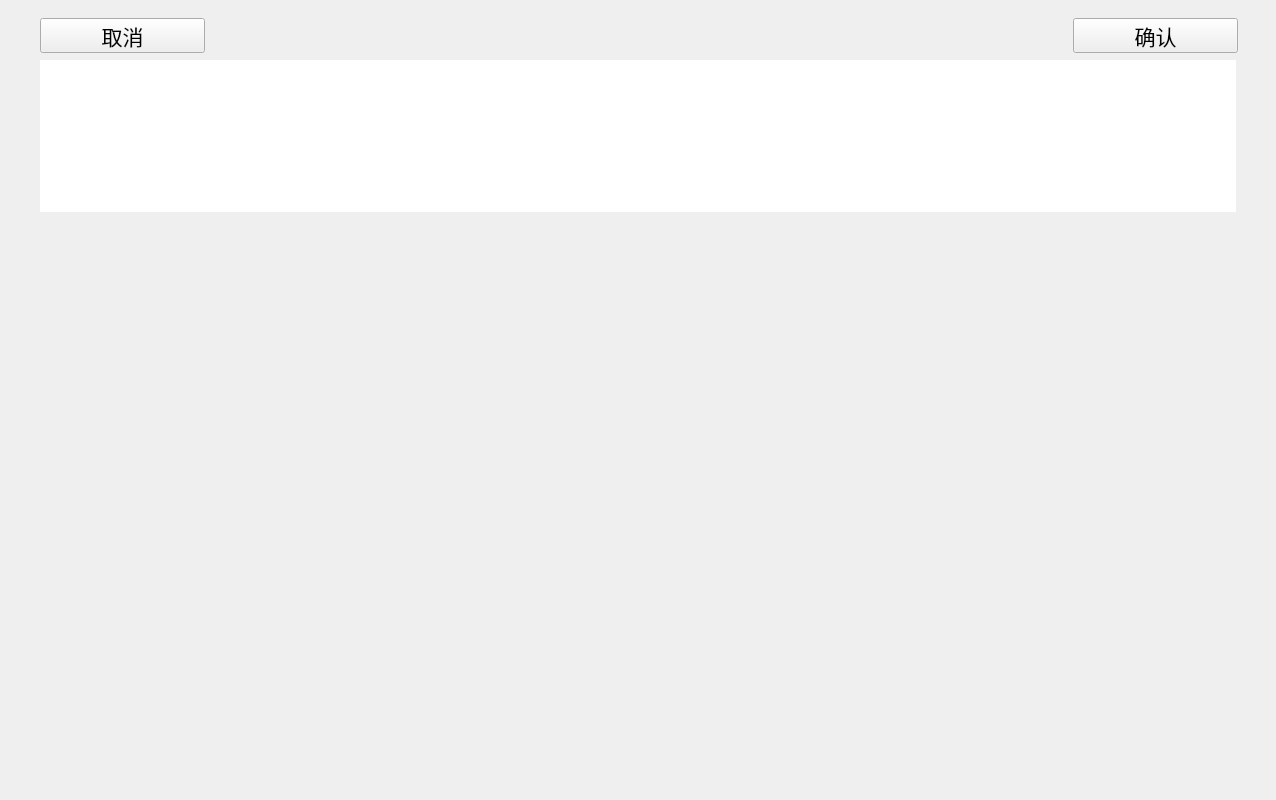
<?xml version="1.0" encoding="UTF-8"?>
<ui version="4.0">
 <class>InputInfoDialog</class>
 <widget class="QDialog" name="InputInfoDialog">
  <property name="enabled">
   <bool>true</bool>
  </property>
  <property name="geometry">
   <rect>
    <x>0</x>
    <y>0</y>
    <width>1276</width>
    <height>800</height>
   </rect>
  </property>
  <property name="sizePolicy">
   <sizepolicy hsizetype="Preferred" vsizetype="Preferred">
    <horstretch>0</horstretch>
    <verstretch>0</verstretch>
   </sizepolicy>
  </property>
  <property name="font">
   <font>
    <family>Ubuntu</family>
    <pointsize>11</pointsize>
    <weight>50</weight>
    <italic>false</italic>
    <bold>false</bold>
   </font>
  </property>
  <property name="windowTitle">
   <string>Dialog</string>
  </property>
  <property name="styleSheet">
   <string notr="true"/>
  </property>
  <widget class="Digitpanel" name="DigitWidget" native="true">
   <property name="geometry">
    <rect>
     <x>0</x>
     <y>230</y>
     <width>1280</width>
     <height>570</height>
    </rect>
   </property>
  </widget>
  <widget class="QFrame" name="frame">
   <property name="geometry">
    <rect>
     <x>0</x>
     <y>0</y>
     <width>1281</width>
     <height>231</height>
    </rect>
   </property>
   <property name="frameShape">
    <enum>QFrame::NoFrame</enum>
   </property>
   <property name="frameShadow">
    <enum>QFrame::Raised</enum>
   </property>
   <widget class="CommonPushButton" name="InputInfoButtonCancel">
    <property name="geometry">
     <rect>
      <x>40</x>
      <y>18</y>
      <width>165</width>
      <height>35</height>
     </rect>
    </property>
    <property name="focusPolicy">
     <enum>Qt::NoFocus</enum>
    </property>
    <property name="layoutDirection">
     <enum>Qt::LeftToRight</enum>
    </property>
    <property name="styleSheet">
     <string notr="true">font: 21px;</string>
    </property>
    <property name="text">
     <string>取消</string>
    </property>
    <property name="flat">
     <bool>false</bool>
    </property>
   </widget>
   <widget class="CommonPushButton" name="InputInfoButtonConfirm">
    <property name="geometry">
     <rect>
      <x>1073</x>
      <y>18</y>
      <width>165</width>
      <height>35</height>
     </rect>
    </property>
    <property name="focusPolicy">
     <enum>Qt::NoFocus</enum>
    </property>
    <property name="styleSheet">
     <string notr="true">font: 21px;</string>
    </property>
    <property name="text">
     <string>确认</string>
    </property>
    <property name="flat">
     <bool>false</bool>
    </property>
   </widget>
   <widget class="QLabel" name="PicLabel">
    <property name="geometry">
     <rect>
      <x>40</x>
      <y>60</y>
      <width>1196</width>
      <height>152</height>
     </rect>
    </property>
    <property name="text">
     <string/>
    </property>
   </widget>
   <widget class="QTextEdit" name="InputInfoTextEdit">
    <property name="geometry">
     <rect>
      <x>40</x>
      <y>60</y>
      <width>1196</width>
      <height>152</height>
     </rect>
    </property>
    <property name="frameShape">
     <enum>QFrame::NoFrame</enum>
    </property>
   </widget>
  </widget>
 </widget>
 <customwidgets>
  <customwidget>
   <class>CommonPushButton</class>
   <extends>QPushButton</extends>
   <header>commonpushbutton.h</header>
  </customwidget>
  <customwidget>
   <class>Digitpanel</class>
   <extends>QWidget</extends>
   <header location="global">digitpanel.h</header>
   <container>1</container>
  </customwidget>
 </customwidgets>
 <resources/>
 <connections/>
</ui>
